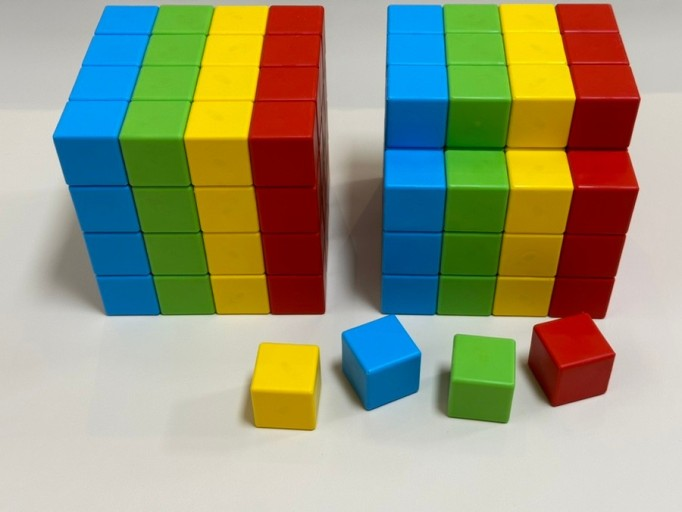
#> input picture OpenCV/Day2/cube.jpg, 682 x 512 px
$ python ex4.py
#> lines starting #> are read from the running program, lines starting #| are printed output that depends on the picture
import cv2
img=cv2.imread("cube.jpg")
#> img is the input picture: shape (512, 682, 3); mean B, G, R 122.4, 152.5, 152.3
cv2.imshow("all",img)
cv2.imshow("B",img[:,:,0])
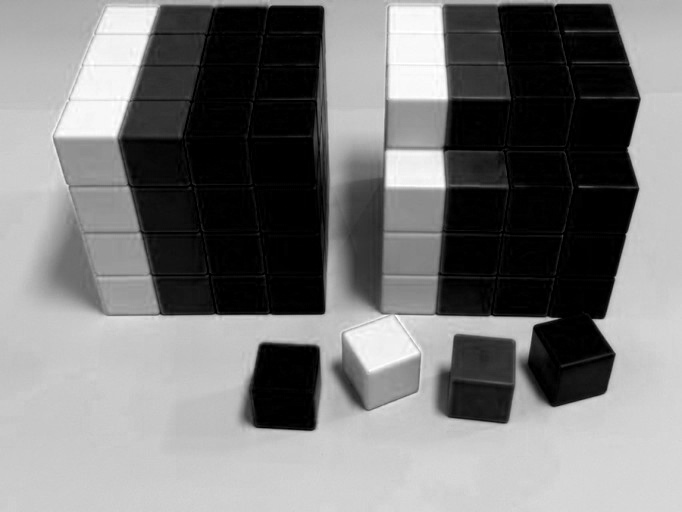
#> window 'B': shape (512, 682); min 0, max 255, mean 122.4
cv2.imshow("G",img[:,:,1])
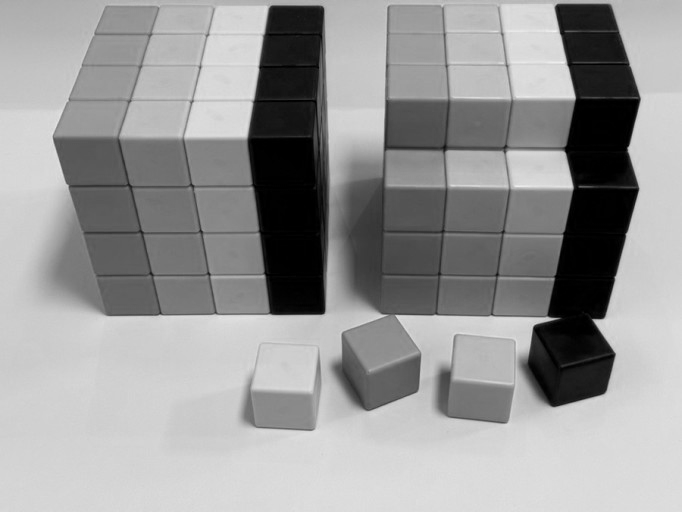
#> window 'G': shape (512, 682); min 0, max 243, mean 152.5
cv2.imshow("R",img[:,:,2])
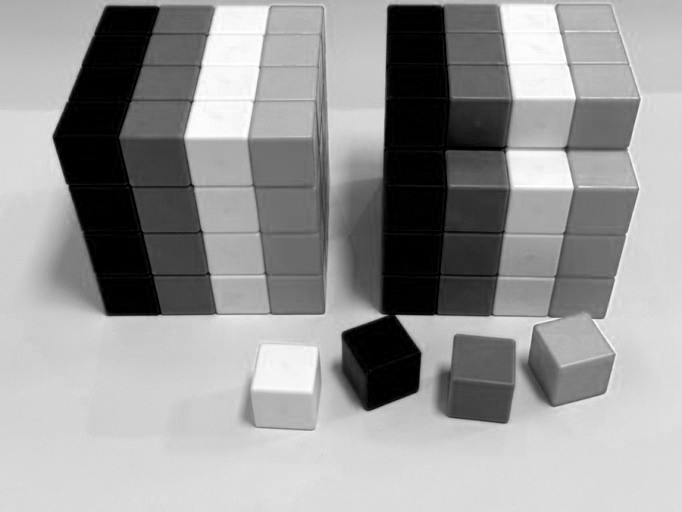
#> window 'R': shape (512, 682); min 0, max 255, mean 152.3
cv2.waitKey(0)

import cv2


def cut(event,x,y,f,p):
    global sx,sy,ex,ey,img
    if event==cv2.EVENT_LBUTTONDOWN:
        sx,sy=x,y
    if event==cv2.EVENT_LBUTTONUP:
        sx,sy=x,y
        img=img[sy:ey,sx:ex,2]
    cv2.imshow('img',img)


cv2.namedWindow('img')
cv2.imshow('img',img)
cv2.setMouseCallback('img',cut)
